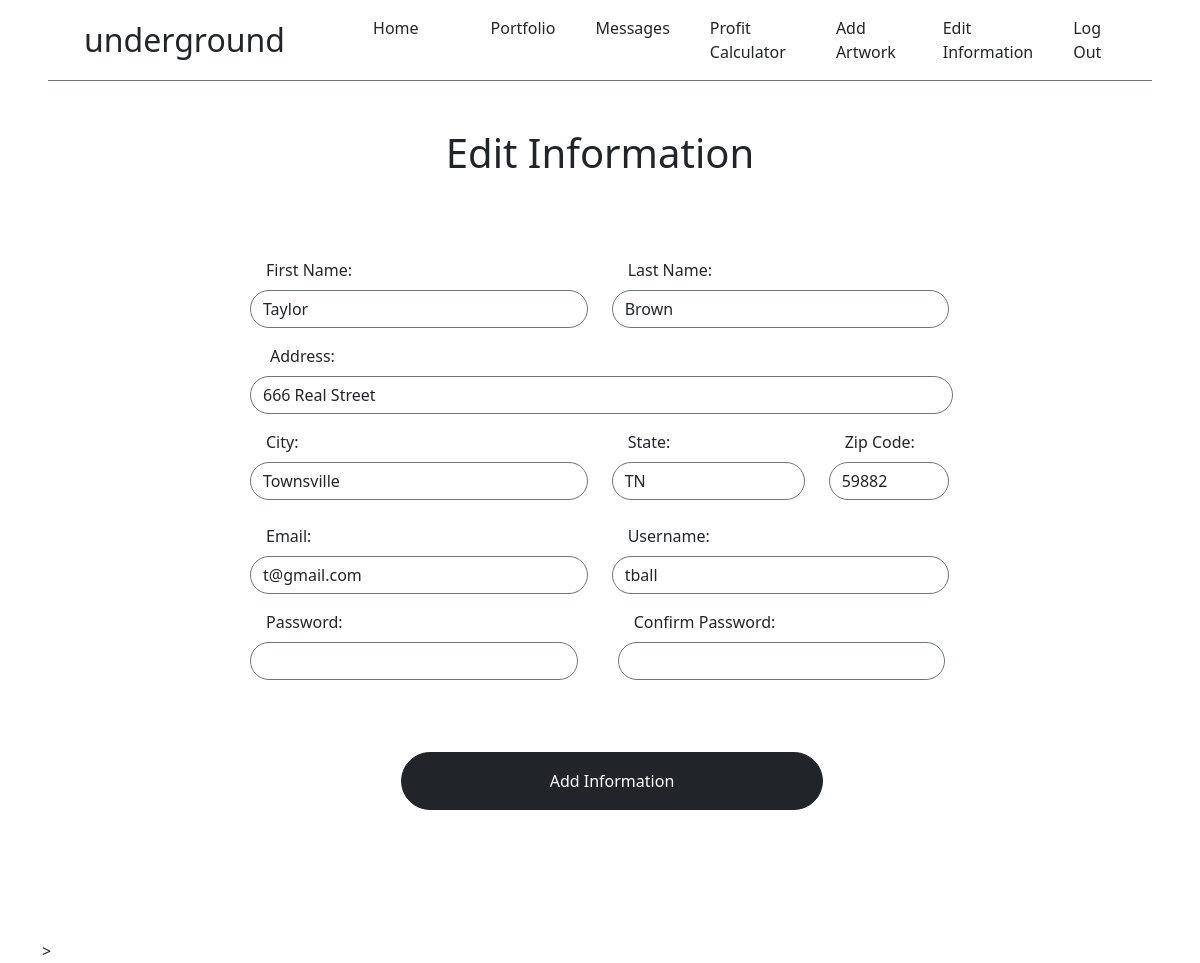
The page /editinfo/3 (signed in) on the database as committed earlier.
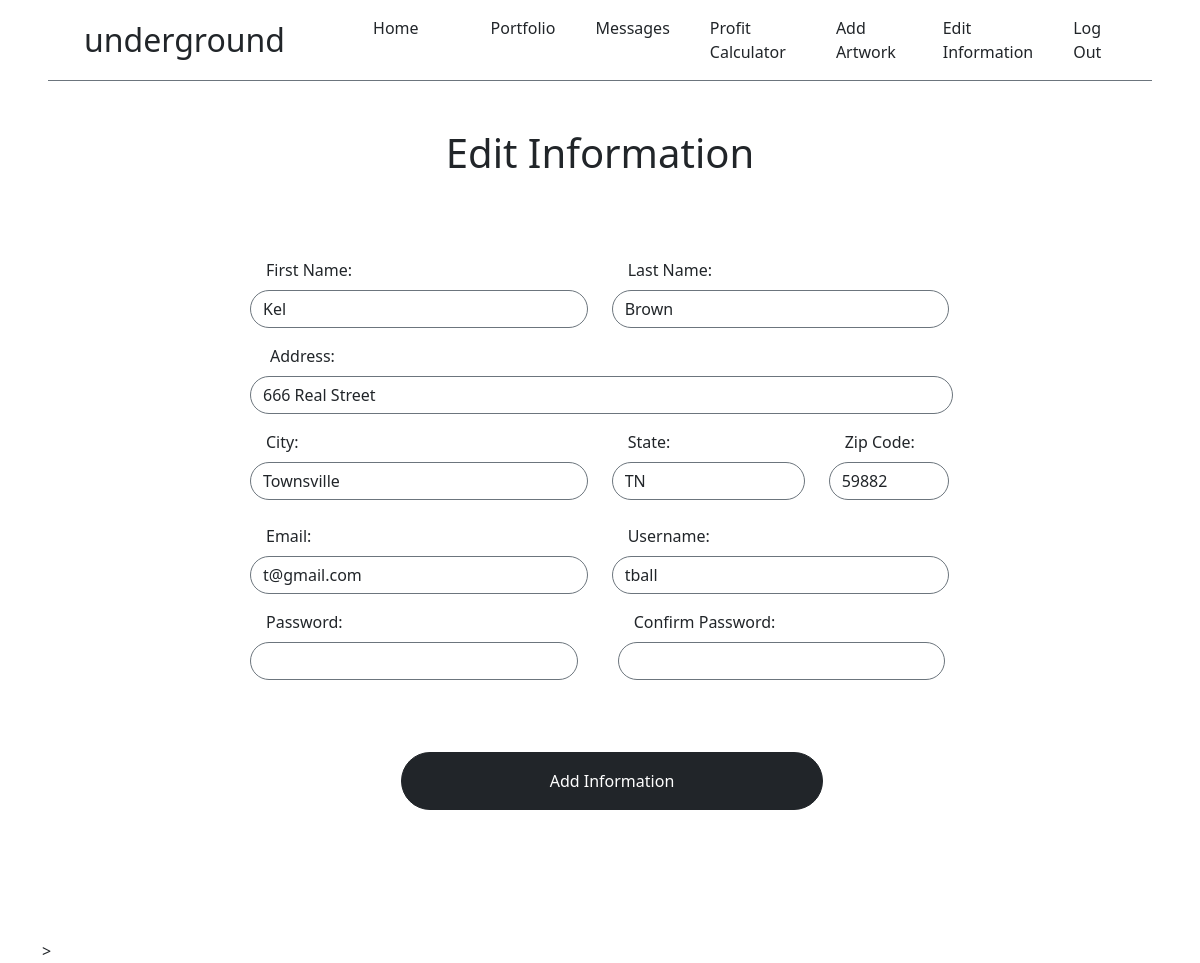
The same page on the database as committed later.
### app/models.py (models this page shows, shortened)
class User(db.Model, UserMixin):
    id = db.Column(db.Integer, primary_key=True)
    first_name = db.Column(db.String(50), nullable=False)
    last_name = db.Column(db.String(50), nullable=False)
    address = db.Column(db.String(100), nullable=False)
    city = db.Column(db.String(50), nullable=False)
    state = db.Column(db.String(50), nullable=False)
    zipcode = db.Column(db.Integer, nullable=False)
    email = db.Column(db.String(75), nullable=False, unique=True)
    username = db.Column(db.String(75), nullable=False, unique=True)
    password = db.Column(db.String(255), nullable=False)
    date_created = db.Column(db.DateTime, nullable=False, default=datetime.utcnow)
    artwork = db.relationship('Art', backref='artist')
    customer_info = db.relationship('Customer', backref='customer_info')

### app/routes.py (the view, shortened to what this page needs)
@app.route('/editinfo/<user_id>', methods=["GET", "POST"])
@login_required
def edit_info(user_id):
    form = SignUpForm()
    user_to_edit = User.query.get_or_404(user_id)
    if user_id == current_user.id:
        flash("You do not have permission to edit this post", "danger")
        return redirect(url_for('index'))
    form.first_name.data = user_to_edit.first_name
    form.last_name.data = user_to_edit.last_name
    form.address.data = user_to_edit.address
    form.city.data = user_to_edit.city
    form.state.data = user_to_edit.state
    form.zipcode.data = user_to_edit.zipcode
    form.email.data = user_to_edit.email
    form.username.data = user_to_edit.username
    form.password.data = user_to_edit.password
    return render_template('editinfo.html', form=form, user_info=user_to_edit)

### app/forms.py
class SignUpForm(FlaskForm):
    first_name = StringField('First Name:', validators=[InputRequired()])
    last_name = StringField('Last Name:', validators=[InputRequired()])
    address = StringField('Address:', validators=[InputRequired()])
    city = StringField('City:', validators=[InputRequired()])
    state = StringField('State:', validators=[InputRequired()])
    zipcode = IntegerField('Zip Code:', validators=[InputRequired()])
    email = EmailField('Email:', validators=[InputRequired()])
    username = StringField('Username:', validators=[InputRequired()])
    password = PasswordField('Password:', validators=[InputRequired()])
    confirm_pass = PasswordField('Confirm Password:', validators=[InputRequired(), EqualTo('password')])
    submit = SubmitField('Add Information')

### app/models.py (called while the page is built)
@login.user_loader
def get_a_user_by_id(user_id):
    return db.session.get(User, user_id)

### app/templates/editinfo.html (shortened to what this page needs)
{% extends 'base.html' %}
{% block header %}
    <h1 class="text-dark fw-light fs-1">Edit Information</h1>
{% endblock %}
{% block content %}
    <div class="row justify-content-center">
        <div class="col-10">
            <div class="card mb-5 border border-white ps-5">
                <div class="card-body">
                    <form action="" method="post">
                        <div class="row">
                            <div class="col-5 mb-2 ms-5 mt-2">
                                {{ form.first_name.label (class="ms-3") }}
                                {{ form.first_name(class="form-control rounded-pill border border-secondary mt-2") }}
                            </div>
                            <div class="col-5 mt-2 mb-2" >
                                {{ form.last_name.label (class="ms-3")}}
                                {{ form.last_name(class="form-control rounded-pill border border-secondary mt-2") }}
                            </div>
                        </div>
                        <div class="row  mt-2 mb-2 ms-5 col-10">
                            {{ form.address.label (class="ms-2")}}
                            {{ form.address(class="form-control rounded-pill border border-secondary mt-2") }}
                        </div>
                        <div class="row ">
                            <div class="col-5 mt-2 mb-4 ms-5">
                                {{ form.city.label (class="ms-3")}}
                                {{ form.city(class="form-control rounded-pill border border-secondary mt-2") }}
                            </div>
                            <div class="col-3 mt-2 mb-4">
                                {{ form.state.label (class="ms-3")}}
                                {{ form.state(class="form-control rounded-pill border border-secondary mt-2") }}
                            </div>
                            <div class="col-2 mt-2 mb-4">
                                {{ form.zipcode.label (class="ms-3")}}
                                {{ form.zipcode(class="form-control rounded-pill border border-secondary mt-2") }}
                            </div>
                        </div>
                        <div class="row">
                            <div class="col-5 mb-2 ms-5">
                                {{ form.email.label (class="ms-3")}}
                                {{ form.email(class="form-control rounded-pill border border-secondary mt-2") }}
                            </div>
                            <div class="col-5 mb-2" >
                                {{ form.username.label (class="ms-3")}}
                                {{ form.username(class="form-control rounded-pill border border-secondary mt-2") }}
                        </div>
                        <div class="row">
                            <div class="col-5 mt-2 mb-2 ms-5">
                                {{ form.password.label (class="ms-3")}}
                                {{ form.password(class="form-control rounded-pill border border-secondary mt-2") }}
                            </div>
                            <div class="col-5 mt-2 mb-2 ms-3" >
                                {{ form.confirm_pass.label (class="ms-3")}}
                                {{ form.confirm_pass(class="form-control rounded-pill border border-secondary mt-2") }}
                            </div>
                        </div>
                        <div class="row justify-content-center mt-5 mb-5">
                            {{ form.submit(class="btn btn-dark w-50 m-3 rounded-pill p-3") }}
                        </div>
                    </form>
                </div>
            </div>
        </div>
    </div>
{% endblock %}

Rows that differ between the two databases and show on the page:
changed User "Brown": first_name "Taylor" → "Kel"
